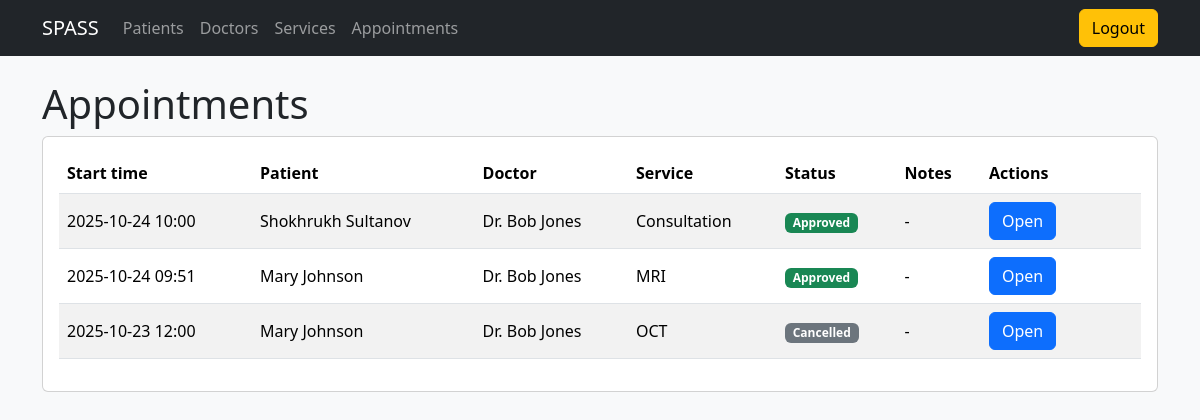
The app's page /appointments/ (signed in), older data.
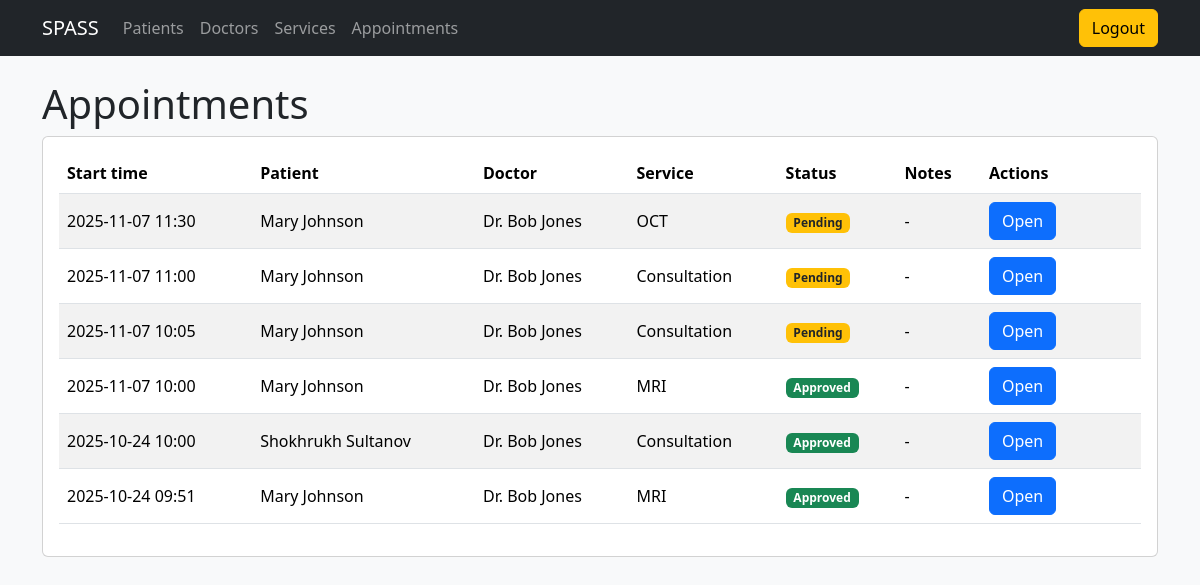
The same page, newer data.
### scheduling/models.py (models this page shows, shortened)
class Appointment(Model):
    class Status(TextChoices):
        PENDING = "pending", "Pending"
        APPROVED = "approved", "Approved"
        CANCELLED = "cancelled", "Cancelled"
    patient = ForeignKey('Patient', on_delete=CASCADE, related_name='appointments')
    doctor = ForeignKey('Doctor', on_delete=CASCADE, related_name='appointment')
    service = ForeignKey('Service', on_delete=CASCADE, related_name='appointments')
    start_time = DateTimeField()
    status = CharField(max_length=20, choices=Status.choices, default=Status.PENDING)
    notes = TextField(blank=True)
    class Meta:
        ordering = ['start_time']

class Patient(Model):
    name = CharField(max_length=100)
    email = EmailField(unique=True)
    dob = DateField()
    phone_number = CharField(max_length=15)

class Doctor(Model):
    name = CharField(max_length=100)
    email = EmailField(unique=True)
    specialization = CharField(max_length=100)
    phone_number = CharField(max_length=15)
    user = OneToOneField(User, on_delete=CASCADE, null=True, blank=True, related_name='doctor_profile')

class Service(Model):
    name = CharField(max_length=100)
    description = TextField(blank=True)

### scheduling/views.py (the view)
# urls.py: path('appointments/', views.appointments_list, name='appointments'),
@permission_required('scheduling.view_appointment', raise_exception=True)
def appointments_list(request):
    user = request.user
    if user.groups.filter(name__iexact='Doctor').exists():
        doctor_profile = getattr(user, 'doctor_profile', None)
        if doctor_profile:
            appointments = Appointment.objects.filter(doctor=doctor_profile, status__in=['pending', 'approved'], ).select_related('patient', 'service').order_by('-start_time')
        else:
            appointments = Appointment.objects.none()
    else:
        appointments = Appointment.objects.select_related('doctor', 'patient', 'service').all().order_by('-start_time')
    return render(request, 'appointments/appointments.html', {'appointments': appointments})

### scheduling/templates/appointments/appointments.html (shortened to what this page needs)
{% extends "base.html" %}
{% block content %}
  <div class="d-flex justify-content-between align-items-center">
      <h1>Appointments</h1>
  </div>
    <div class='card'>
        <div class="card-body">
            <div class="table-responsive">
                <table class="table table-striped align-middle">
                    <thead>
                        <tr>
                            <th>Start time</th>
                            <th>Patient</th>
                            <th>Doctor</th>
                            <th>Service</th>
                            <th>Status</th>
                            <th>Notes</th>
                            <th style="width:160px;">Actions</th>
                        </tr>
                    </thead>
                    <tbody>
                        {% for appointment in appointments %}
                        <tr>
                            <td>{{ appointment.start_time|date:"Y-m-d H:i" }}</td>
                            <td>{{ appointment.patient.name }}</td>
                            <td>{{ appointment.doctor.name }}</td>
                            <td>{{ appointment.service.name }}</td>
                            <td>
                                {%if appointment.status == 'pending' %}
                                    <span class='badge bg-warning text-dark'>{{appointment.get_status_display}}</span>
                                {%elif appointment.status == 'approved' %}
                                    <span class='badge bg-success'>{{appointment.get_status_display}}</span>
                                {%elif appointment.status == 'rejected' %}
                                    <span class='badge bg-danger'>{{appointment.get_status_display}}</span>
                                {% else %}
                                    <span class='badge bg-secondary'>{{appointment.get_status_display}}</span>
                                {% endif %}
                            </td>
                            <td class='text-truncate' style="max-width: 200px">{{appointment.notes|default:"-"}}</td>
                            <td>
                            <a class="btn btn-primary" href="{% url 'appointment_detail' appointment.pk %}" >Open</a>
                            </td>
                        </tr>
                        {% empty %}
                        <td colspan="7" class="text-center text-muted">No appointments found!</td>
                        {% endfor %}
                    </tbody>
                </table>
            </div>
        </div>
    </div>
{% endblock %}

Row changes from the older to the newer data that the page shows:
no longer on this page (row unchanged): Appointment: start_time "2025-10-23 12:00", patient.name "Mary Johnson", doctor.name "Dr. Bob Jones", service.name "OCT", status "Cancelled", notes "-"
added Appointment: start_time "2025-11-07 11:30", patient.name "Mary Johnson", doctor.name "Dr. Bob Jones", service.name "OCT", status "Pending", notes "-"
added Appointment: start_time "2025-11-07 11:00", patient.name "Mary Johnson", doctor.name "Dr. Bob Jones", service.name "Consultation", status "Pending", notes "-"
added Appointment: start_time "2025-11-07 10:05", patient.name "Mary Johnson", doctor.name "Dr. Bob Jones", service.name "Consultation", status "Pending", notes "-"
added Appointment: start_time "2025-11-07 10:00", patient.name "Mary Johnson", doctor.name "Dr. Bob Jones", service.name "MRI", status "Approved", notes "-"
